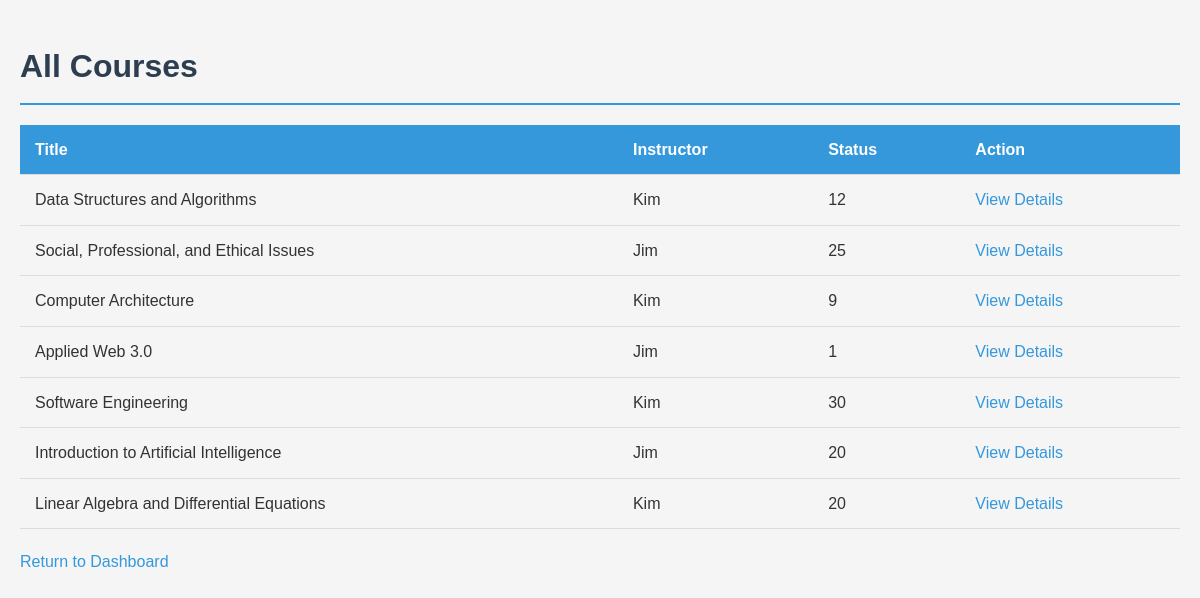
Screenshot of /all-courses/ (signed in) with the database file from the repository.
### administration/models.py (models this page shows, shortened)
class Course(models.Model):
    title = models.CharField(max_length=200)
    code = models.CharField(max_length=20, default='UNKN101')
    description = models.TextField()
    seat_limit = models.PositiveIntegerField()
    prerequisites = models.ManyToManyField('self', blank=True, symmetrical=False)
    instructor = models.ForeignKey(settings.AUTH_USER_MODEL,on_delete=models.SET_NULL, null=True, related_name='courses')

### student/views.py (the view)
# urls.py: path('all-courses/',                  login_required(student_all_courses),           name='student-view-all-courses'),
@login_required
def student_all_courses(request):
    courses = Course.objects.all().select_related('instructor').prefetch_related('prerequisites')
    return render(request, 'student/all_courses.html', {'courses': courses})

### templates/student/all_courses.html (shortened to what this page needs)
<!DOCTYPE html>
<html lang="en">
<head>
    {% load static %}
   <link rel="stylesheet" href="{% static 'css/style.css' %}">
</head>
<body>
    <h1>All Courses</h1>
    {% if courses %}
        <table>
            <tr>
                <th>Title</th>
                <th>Instructor</th>
                <th>Status</th>
                <th>Action</th>
            </tr>
            {% for course in courses %}
            <tr>
                <td>{{ course.title }}</td>
                <td>{{ course.instructor }}</td>
                <td>{{ course.seat_limit }}</td>
                <td>
                    <a href="{% url 'student-course-detail' course.id %}">View Details</a>
                </td>
            </tr>
            {% endfor %}
        </table>
    {% else %}
        <p>No courses found.</p>
    {% endif %}
    <p><a href="{% url 'student-dashboard' %}">Return to Dashboard</a></p>
</body>
</html>

### static/css/style.css (style rules this page uses)
body { font-family: Arial, Helvetica, sans-serif; background-color: #f5f5f5; color: #333; line-height: 1.6; margin: 0; padding: 20px; }
h1 { color: #2c3e50; border-bottom: 2px solid #3498db; padding-bottom: 10px; margin-bottom: 20px; }
table { width: 100%; border-collapse: collapse; margin-bottom: 20px; }
th, td { padding: 12px 15px; text-align: left; border-bottom: 1px solid #ddd; }
th { background-color: #3498db; color: white; }
a { color: #3498db; text-decoration: none; }

### rows the page displays
Course: title "Data Structures and Algorithms", instructor "Kim", seat_limit "12"
Course: title "Social, Professional, and Ethical Issues", instructor "Jim", seat_limit "25"
Course: title "Computer Architecture", instructor "Kim", seat_limit "9"
Course: title "Applied Web 3.0", instructor "Jim", seat_limit "1"
Course: title "Software Engineering", instructor "Kim", seat_limit "30"
Course: title "Introduction to Artificial Intelligence", instructor "Jim", seat_limit "20"
Course: title "Linear Algebra and Differential Equations", instructor "Kim", seat_limit "20"
